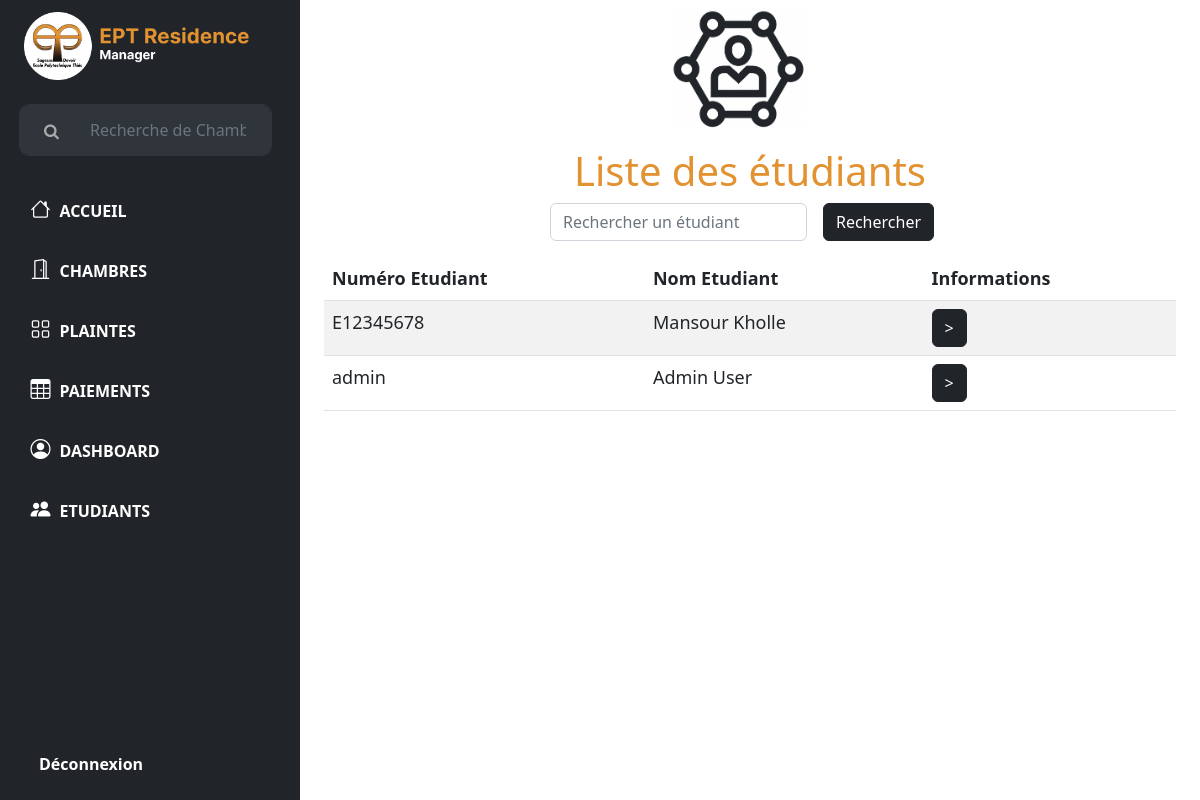
Page /residenceApp/student/ (signed in) on the committed database.
### residenceApp/models.py (models this page shows, shortened)
class StudentModel(models.Model):
    user = models.OneToOneField(User, on_delete=models.CASCADE)
    student_number = models.CharField(max_length=255, primary_key=True)
    telephone = models.CharField(max_length=255)
    reservation = models.ForeignKey(ReservationModel, on_delete=models.CASCADE, null=True)
    department = models.CharField(max_length=50, default="" , blank=True)
    class Meta:
        verbose_name = "Student"
        verbose_name_plural= "Students"

### residenceApp/views.py (the view)
# urls.py: path("student/", view_students, name="students"),
@staff_member_required
def view_students(request):
    students = StudentModel.objects.all()
    return render(request, 'students.html', {"students": students})

### templates/students.html (shortened to what this page needs)
{% extends 'base.html' %}
{% load static %}
{% block content %}
<div class="container d-flex flex-column justify-content-center align-items-center">
    <div>
        <img src={% static 'img/login.png' %} alt="" width="200" class="ms-5 mb-3 ps-5 mt-2">
        <h1 style="color: #E29231;">Liste des étudiants</h1>
    </div>
    <div class="container d-flex flex-column justify-content-center align-items-center">
        <div class="container d-flex flex-column justify-content-center align-items-center login">
            <form action={% url "search_student" %} method="get">
               <div class="d-flex flex-row">
                    <div><input type="text" name="search_query" placeholder="Rechercher un étudiant" class="form-control"></div>
                    <div><button type="submit" class="btn btn-dark mx-3">Rechercher</button></div>
               </div>
            </form>
        </div>
    </div>
    <div class="container d-flex flex-column justify-content-center align-items-center login">
        <table class="table table-striped">
            <thead>
                <th>Numéro Etudiant</th>
                <th>Nom Etudiant</th>
                <th>Informations</th>
            </thead>
        {% for student in students %}
            <tr>
                <td>{{ student.student_number }}</td>
                <td>{{ student.user.first_name }} {{ student.user.last_name }}</td>
                <td>
                    <form action={% url 'info_student' %} method="post">
                        <button type="submit" class="btn btn-dark" >></button>
                    </form>
                </td>
            </tr>
        {% endfor %}
        </table>
    </div>
</div>
{% endblock %}

### static/css/style.css (style rules this page uses)
img { padding-right: 15px; }
.login { font-size: 18px; }

### rows in the picture
StudentModel: student_number "E12345678", user.first_name "Mansour", user.last_name "Kholle"
StudentModel: student_number "admin", user.first_name "Admin", user.last_name "User"
